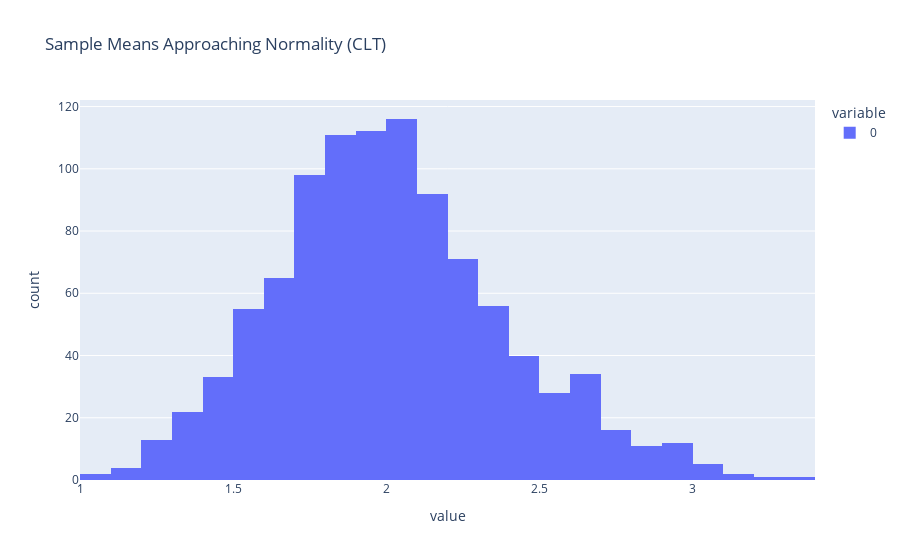

Here is the notebook cell this chart was saved with:
### Markdown cell above
# Question 8: Generate multiple samples from a non-normal distribution and implement the Central Limit Theorem using Python.

### Code cell
import numpy as np
import plotly.express as px

samples_means = []
for _ in range(1000):
    sample = np.random.exponential(scale=2, size=30)
    samples_means.append(np.mean(sample))

fig = px.histogram(samples_means, nbins=30, title='Sample Means Approaching Normality (CLT)')
fig.show()

### Figure 1 — Plotly figure (JSON) as saved in the notebook; plotly's stock layout.template omitted (floating-point values rounded to 4 significant figures; data arrays with more than 128 entries replaced by an {"elided": "..."} marker saying what was removed)
{"data": [{"alignmentgroup": "True", "bingroup": "x", "hovertemplate": "variable=0<br>value=%{x}<br>count=%{y}<extra></extra>", "legendgroup": "0", "marker": {"color": "#636efa", "pattern": {"shape": ""}}, "name": "0", "nbinsx": 30, "offsetgroup": "0", "orientation": "v", "showlegend": true, "type": "histogram", "x": {"elided": "1000 float values"}, "xaxis": "x", "yaxis": "y"}], "layout": {"barmode": "relative", "legend": {"title": {"text": "variable"}, "tracegroupgap": 0}, "title": {"text": "Sample Means Approaching Normality (CLT)"}, "xaxis": {"anchor": "y", "domain": [0, 1], "title": {"text": "value"}}, "yaxis": {"anchor": "x", "domain": [0, 1], "title": {"text": "count"}}}}
